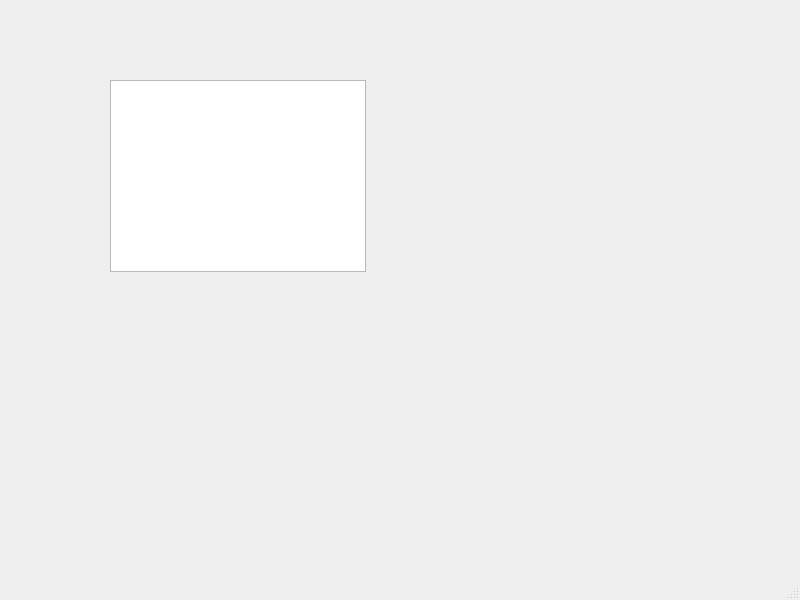
<?xml version="1.0" encoding="UTF-8"?>
<ui version="4.0">
 <class>MainWindow</class>
 <widget class="QMainWindow" name="MainWindow">
  <property name="geometry">
   <rect>
    <x>0</x>
    <y>0</y>
    <width>800</width>
    <height>600</height>
   </rect>
  </property>
  <property name="windowTitle">
   <string>MainWindow</string>
  </property>
  <widget class="QWidget" name="centralwidget">
   <widget class="QGraphicsView" name="graphicsView">
    <property name="geometry">
     <rect>
      <x>110</x>
      <y>80</y>
      <width>256</width>
      <height>192</height>
     </rect>
    </property>
   </widget>
  </widget>
  <widget class="QMenuBar" name="menubar">
   <property name="geometry">
    <rect>
     <x>0</x>
     <y>0</y>
     <width>800</width>
     <height>23</height>
    </rect>
   </property>
  </widget>
  <widget class="QStatusBar" name="statusbar"/>
 </widget>
 <resources/>
 <connections/>
</ui>
